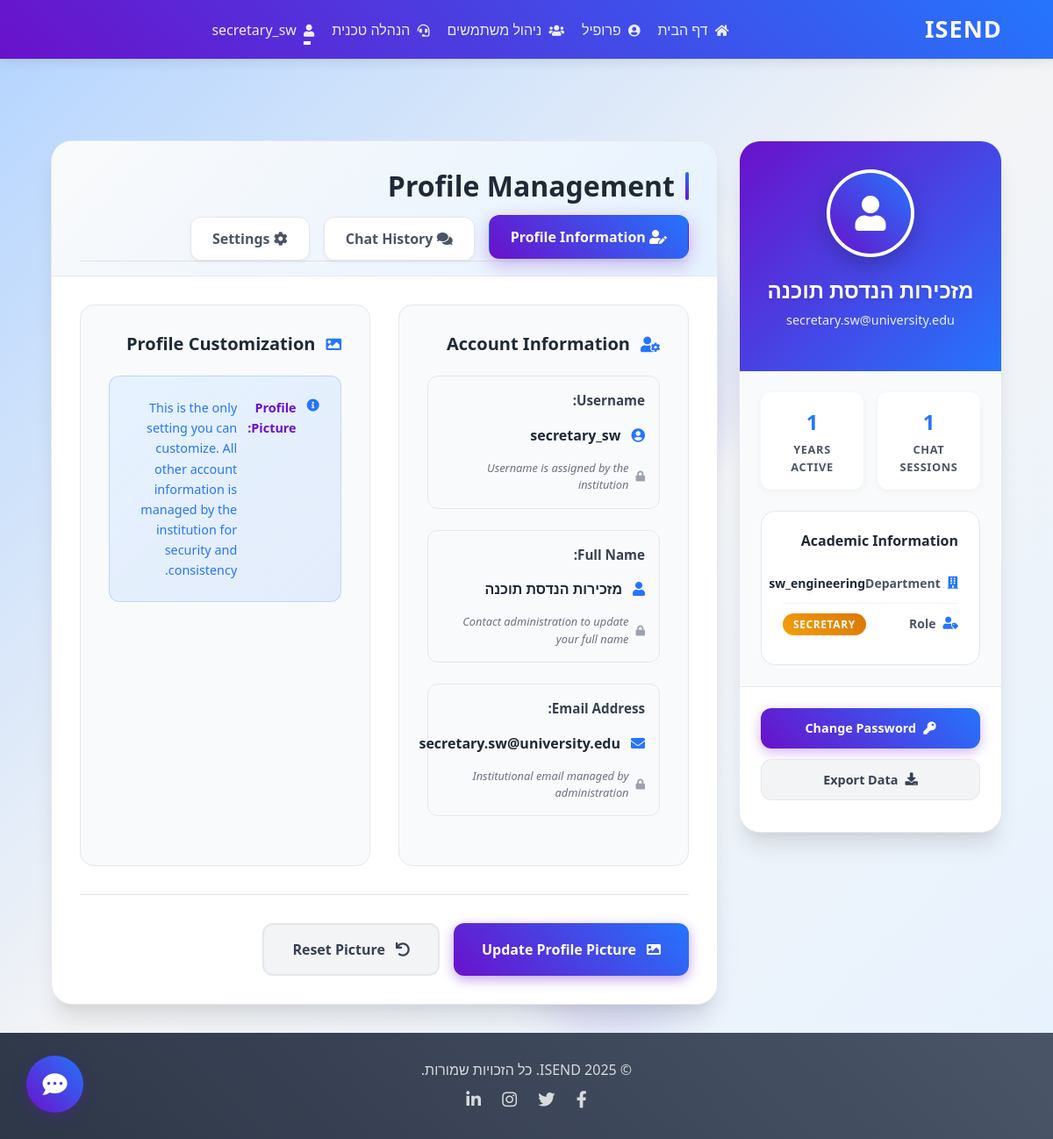
Page /profile/ (signed in) on the earlier database version.
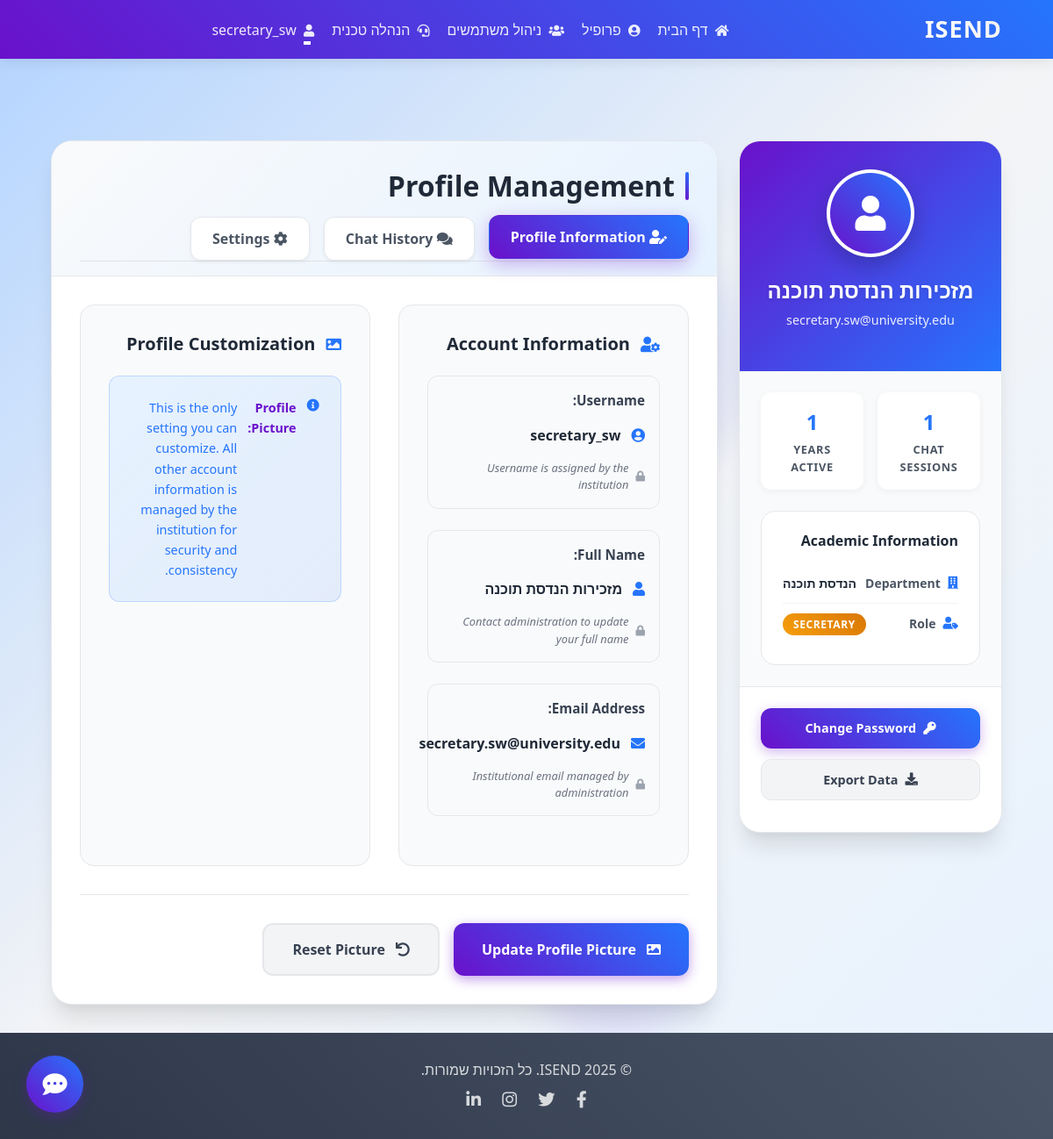
Same page on the later database version.
### users/models.py (models this page shows, shortened)
class User(AbstractUser):
    DEPARTMENT_CHOICES = [
        ('מדעי המחשב', 'מדעי המחשב'),
        ('הנדסת תוכנה', 'הנדסת תוכנה'),
        ('הנדסת אלקטרוניקה', 'הנדסת אלקטרוניקה'),
    ]
    YEAR_CHOICES = [
        ('1', 'First Year'),
        ('2', 'Second Year'),
        ('3', 'Third Year'),
        ('4', 'Fourth Year'),
        ('5', 'Fifth Year'),
    ]
    is_student = models.BooleanField(default=False)
    is_lecturer = models.BooleanField(default=False)
    is_secretary = models.BooleanField(default=False)
    department = models.CharField(max_length=50, choices=DEPARTMENT_CHOICES, blank=True)
    year = models.CharField(max_length=1, choices=YEAR_CHOICES, blank=True)
    full_name = models.CharField(max_length=150, blank=True, help_text="שם מלא")
    def get_full_name(self):
        if self.full_name:
            return self.full_name
        return super().get_full_name()

### users/views.py (the view)
# urls.py: path('profile/', user_views.profile, name='profile'),
@login_required
def profile(request):
    profile, created = Profile.objects.get_or_create(user=request.user)
    history = ChatHistory.objects.filter(username=request.user.username).order_by('-timestamp')
    if request.method == 'POST':
        u_form = UserUpdateForm(request.POST, instance=request.user)
        p_form = ProfileUpdateForm(request.POST,
                                   request.FILES,
                                   instance=request.user.profile)
        if u_form.is_valid() and p_form.is_valid():
            u_form.save()
            p_form.save()
            messages.success(request, f'Your account has been updated!')
            return redirect('profile')
    else:
        u_form = UserUpdateForm(instance=request.user)
        p_form = ProfileUpdateForm(instance=request.user.profile)
    context = {
        'u_form': u_form,
        'p_form': p_form,
        'history': history
    }
    return render(request, 'users/profile.html', context)

### team19-main/users/templates/users/profile.html (shortened to what the changed rows need)
{% extends "blog/base.html" %}
{% load crispy_forms_tags %}
{% load static %}
{% block content %}
<div class="profile-container">
    <div class="profile-layout">
        <div class="profile-sidebar">
            <div class="profile-header">
                <div class="profile-avatar-container">
                    <div class="profile-avatar">
                    </div>
                </div>
                <h1 class="profile-name">{{ user.get_full_name|default:user.username }}</h1>
                <p class="profile-email">{{ user.email }}</p>
            </div>
            <div class="profile-stats">
                <div class="academic-info">
                    <div class="info-item">
                        <div class="info-label">
                            <i class="fas fa-building"></i>
                            Department
                        </div>
                        <div class="info-value">
                            {% if user.department %}
                                {{ user.department }}
                            {% else %}
                                <span style="color: var(--gray-400); font-style: italic;">Not assigned</span>
                            {% endif %}
                        </div>
                    </div>
                </div>
            </div>
        </div>
        <div class="profile-main">
            <div class="main-header">
                <h2 class="main-title">
                    Profile Management
                </h2>
            </div>
            <div class="tab-content active" id="profile-info">
                <form method="POST" enctype="multipart/form-data">
                    <div class="form-grid">
                        <div class="form-section">
                            <div class="readonly-field-container">
                                <label class="readonly-field-label">Username:</label>
                                <div class="readonly-field-value">
                                    <i class="fas fa-user-circle"></i>
                                    {{ user.username }}
                                </div>
                                <small class="readonly-field-note">
                                    <i class="fas fa-lock"></i>
                                    Username is assigned by the institution
                                </small>
                            </div>
                            <div class="readonly-field-container">
                                <label class="readonly-field-label">Full Name:</label>
                                <div class="readonly-field-value">
                                    <i class="fas fa-user"></i>
                                    {{ user.get_full_name|default:user.username }}
                                </div>
                                <small class="readonly-field-note">
                                    <i class="fas fa-lock"></i>
                                    Contact administration to update your full name
                                </small>
                            </div>
                            <div class="readonly-field-container">
                                <label class="readonly-field-label">Email Address:</label>
                                <div class="readonly-field-value">
                                    <i class="fas fa-envelope"></i>
                                    {{ user.email }}
                                </div>
                                <small class="readonly-field-note">
                                    <i class="fas fa-lock"></i>
                                    Institutional email managed by administration
                                </small>
                            </div>
                        </div>
                    </div>
                </form>
            </div>
        </div>
    </div>
</div>
{% endblock %}

### blog/templates/blog/base.html (shortened to what this page needs)
{% load static %}
<!DOCTYPE html>
<html lang="he" dir="rtl">
<head>
    <link rel="stylesheet" href="https://cdn.jsdelivr.net/npm/bootstrap@5.0.2/dist/css/bootstrap.rtl.min.css">
    <link rel="stylesheet" href="https://cdnjs.cloudflare.com/ajax/libs/font-awesome/5.15.3/css/all.min.css">
    <link rel="stylesheet" type="text/css" href="{% static 'blog/main.css' %}">
</head>
<body>
    <header class="site-header">
        <nav class="navbar navbar-expand-md navbar-dark bg-isend fixed-top">
            <div class="container">
                <a class="navbar-brand me-4" href="{% url 'blog-home' %}">
                    ISEND
                </a>
                <div class="collapse navbar-collapse" id="navbarToggle">
<div class="navbar-nav ms-auto">
    {% if user.is_authenticated and user.is_lecturer %}
        <a class="nav-item nav-link {% if request.resolver_match.url_name == 'lecturer_dashboard' %}active{% endif %}" href="{% url 'lecturer_dashboard' %}">
            <i class="fas fa-home fa-sm me-1"></i> דף הבית
        </a>
         <a class="nav-item nav-link" href="{% url 'profile' %}">
            <i class="fas fa-user-circle fa-sm me-1"></i> פרופיל
        </a>
        <a class="nav-item nav-link" href="{% url 'technicalmanagement' %}">
            <i class="fas fa-headset fa-sm me-1"></i> הנהלה טכנית
        </a>
    {% elif user.is_authenticated and user.is_secretary %}
        <a class="nav-item nav-link {% if request.resolver_match.url_name == 'blog-home' %}active{% endif %}" href="{% url 'blog-home' %}">
            <i class="fas fa-home fa-sm me-1"></i> דף הבית
        </a>
        <a class="nav-item nav-link" href="{% url 'profile' %}">
            <i class="fas fa-user-circle fa-sm me-1"></i> פרופיל
        </a>
        <a class="nav-item nav-link" href="{% url 'secretary_user_list' %}">
            <i class="fas fa-users fa-sm me-1"></i> ניהול משתמשים
        </a>
        <a class="nav-item nav-link" href="{% url 'technicalmanagement' %}">
            <i class="fas fa-headset fa-sm me-1"></i> הנהלה טכנית
        </a>
    {% endif %}
</div>
                    <div class="navbar-nav me-auto">
                        {% if user.is_authenticated %}
                            <div class="nav-item dropdown">
                                <a class="nav-link dropdown-toggle" href="#" id="navbarUserDropdown" role="button" data-bs-toggle="dropdown" aria-expanded="false">
                                    <i class="fas fa-user fa-sm me-1"></i> {{ user.username }}
                                </a>
                            </div>
                        {% endif %}
                    </div>
                </div>
            </div>
        </nav>
    </header>
    <main role="main" class="container {% if has_full_width %}mt-0{% else %}mt-5{% endif %}">
        <div class="row">
            <div class="col-md-12">
                {% block content %}{% endblock %}
            </div>
        </div>
    </main>
    <footer class="footer">
        <div class="container text-center">
            <div class="row">
                <div class="col-md-12">
                    <p class="mb-2">© {% now "Y" %} ISEND. כל הזכויות שמורות.</p>
                    <div>
                        <a href="#"><i class="fab fa-facebook-f"></i></a>
                        <a href="#"><i class="fab fa-twitter"></i></a>
                        <a href="#"><i class="fab fa-instagram"></i></a>
                        <a href="#"><i class="fab fa-linkedin-in"></i></a>
                    </div>
                </div>
            </div>
        </div>
    </footer>
</body>
</html>

Differences in the rows shown:
changed User "מזכירות הנדסת תוכנה": department "sw_engineering" → "הנדסת תוכנה"
